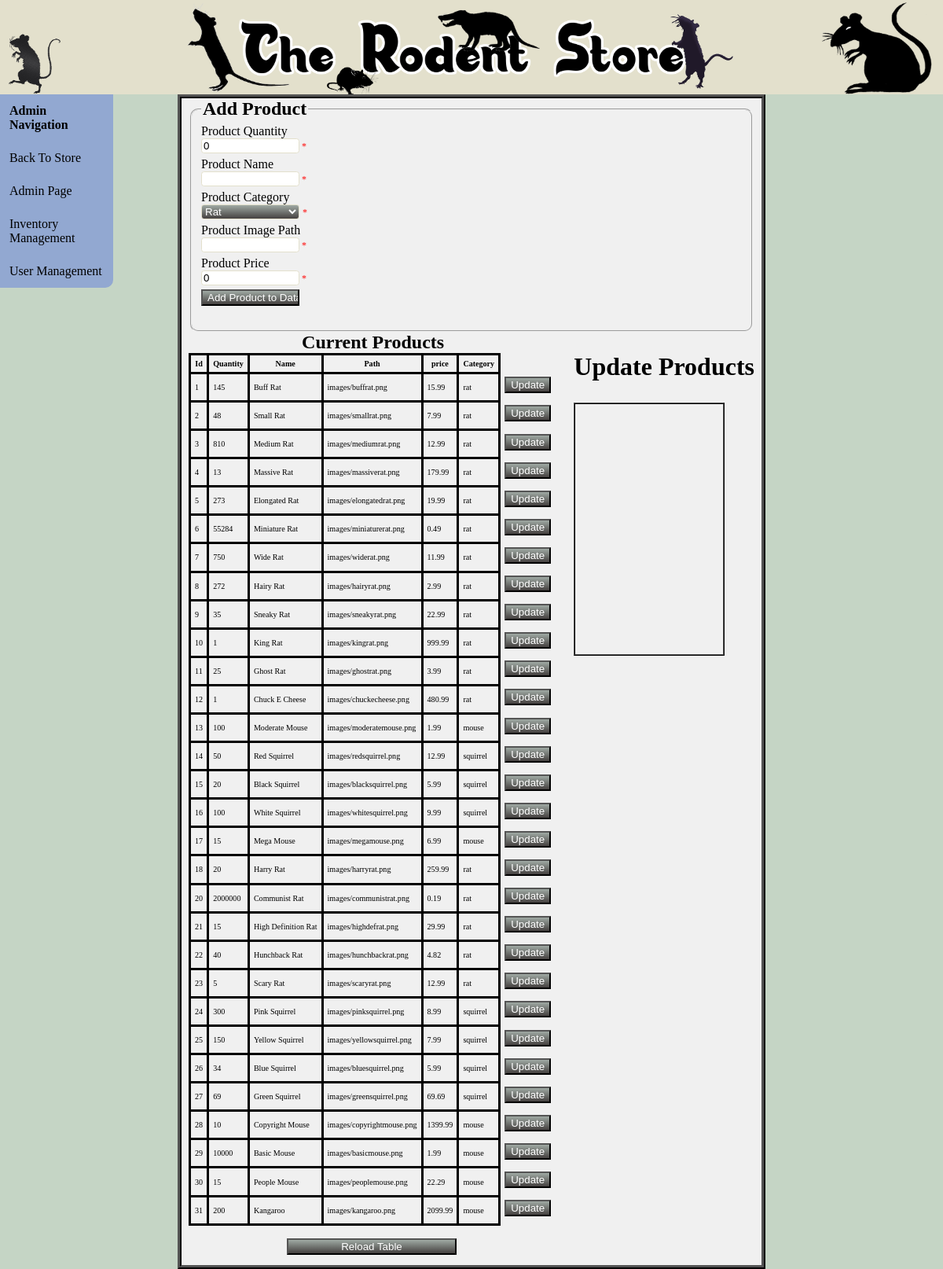
The app's page /inventorymanager.php (signed in), older data.
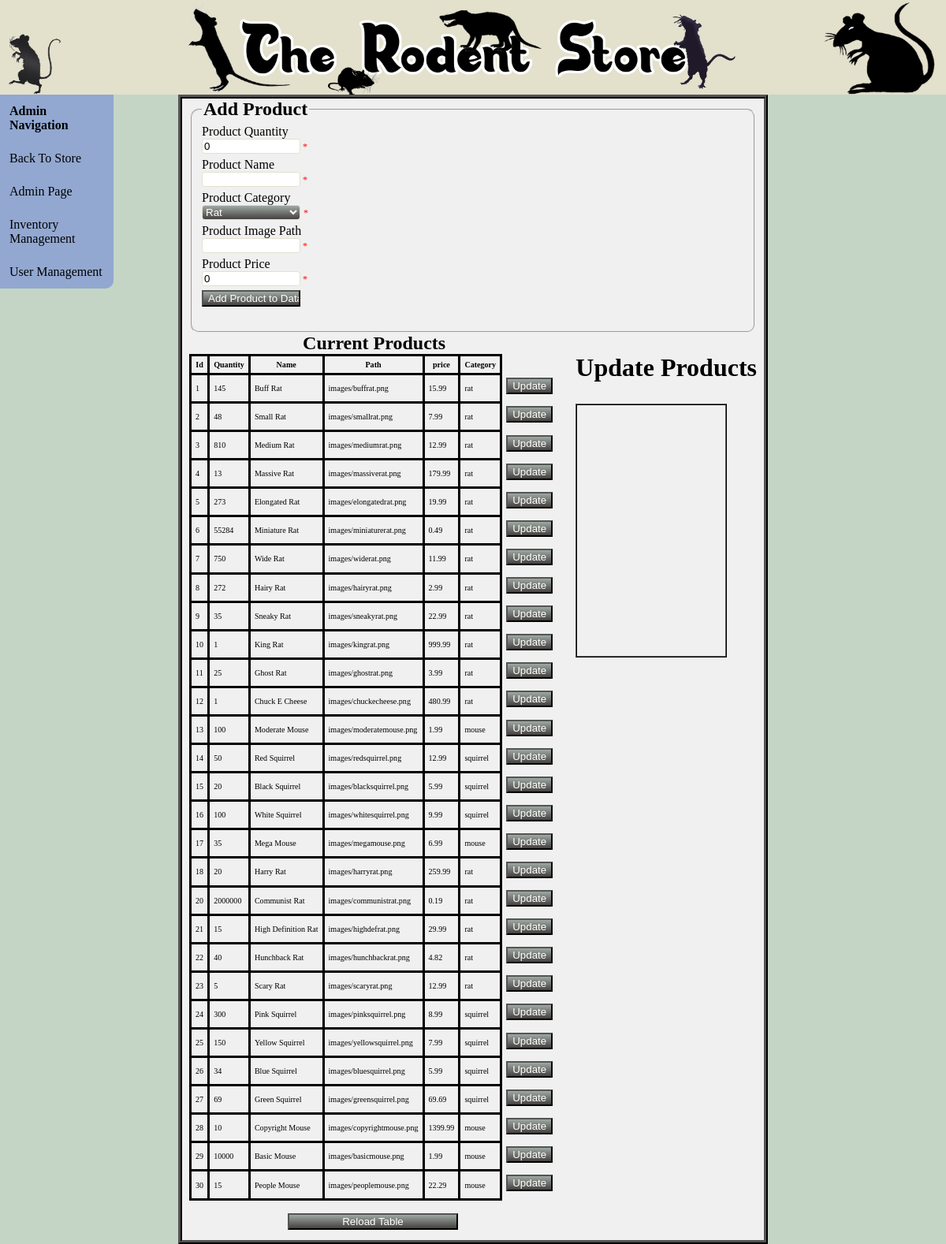
The same page, newer data.
### tables this page shows
CREATE TABLE `entity_product` (
  `product_id` int(11) NOT NULL AUTO_INCREMENT,
  `product_quantity` int(11) DEFAULT '0',
  `product_name` varchar(50) NOT NULL,
  `product_img_path` varchar(255) DEFAULT 'default/image/path.png',
  `product_price` float DEFAULT '0',
  `product_category` varchar(20) DEFAULT NULL,
  PRIMARY KEY (`product_id`),
  UNIQUE KEY `product_name` (`product_name`),
  UNIQUE KEY `product_name_2` (`product_name`)
);

### phpScripts/inventoryScript.php (the view, shortened to what this page needs)
<?php
    $server = "localhost";
    $username = "root";
    $password = "";
    $db = "storefront";
function createTable() {
    global $server, $username, $password, $db;
    $conn = connect($server, $username, $password, $db);
    $sql = "SELECT * FROM entity_product;";
    $result = $conn->query($sql);
    echo "<form action='updateproducts.php' method='post' target='editFrame' id='updateForm'>";
    echo "<table><tr><th>Id</th><th>Quantity</th><th>Name</th><th>Path</th><th>price</th><th>Category</th></tr>";
    echo "<caption>Current Products</caption>";
    while($row = $result->fetch_assoc()) {
        $id = $row["product_id"];
        echo "<tr>";
        echo "<td>" . $id . "</td><td>" . $row["product_quantity"]. "</td><td>" . $row["product_name"]. "</td><td>" . $row["product_img_path"] . "</td><td>" . $row["product_price"]. "</td><td>" . $row["product_category"] . "</td>";
        echo "<td class='noBorder'><input type='button' value='Update' onclick='(function() {edit($id);})()' /></td>";
        echo "</tr>";
    }
    echo "</table>";
    echo "</form>";
}
?>

Row changes from the older to the newer data that the page shows:
removed entity_product: product_id "31", product_quantity "200", product_name "Kangaroo", product_img_path "images/kangaroo.png", product_price "2099.99", product_category "mouse"
changed entity_product "Mega Mouse": product_quantity "15" → "35"
